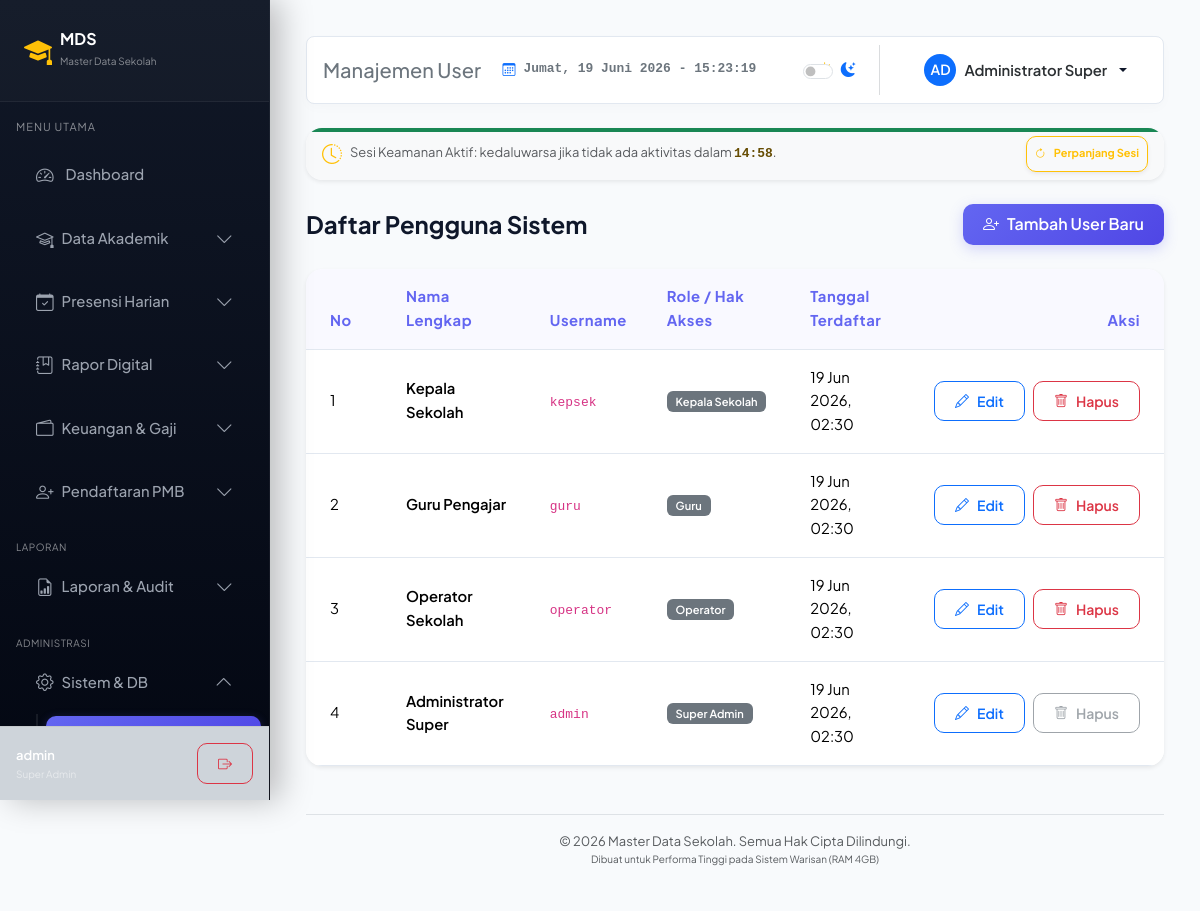
Screenshot of /users/index.php (signed in) with the database file from the repository.
### tables this page shows
CREATE TABLE IF NOT EXISTS `users` (
  `id` INT AUTO_INCREMENT PRIMARY KEY,
  `username` VARCHAR(50) NOT NULL UNIQUE,
  `password` VARCHAR(255) NOT NULL,
  `role` ENUM('super_admin', 'operator', 'guru', 'kepala_sekolah') NOT NULL,
  `nama_lengkap` VARCHAR(100) NOT NULL,
  `created_at` TIMESTAMP DEFAULT CURRENT_TIMESTAMP
);

### users/index.php (the view, shortened to what this page needs)
<?php
$path_prefix = '../';
require_once $path_prefix . 'config/db.php';
try {
    $stmt = $pdo->query("SELECT id, username, role, nama_lengkap, created_at FROM users ORDER BY id DESC");
    $users = $stmt->fetchAll();
} catch (PDOException $e) {
    $_SESSION['error_message'] = 'Gagal memuat data user: ' . $e->getMessage();
    $users = [];
}
include $path_prefix . 'includes/header.php';
?>
<div class="d-flex justify-content-between align-items-center mb-4">
    <h4 class="fw-bold mb-0">Daftar Pengguna Sistem</h4>
    <a href="create.php" class="btn btn-primary d-flex align-items-center gap-2">
        <i class="bi bi-person-plus"></i> Tambah User Baru
    </a>
</div>
<div class="card shadow-sm border-0">
    <div class="card-body p-0">
        <div class="table-responsive">
            <table class="table table-hover align-middle mb-0">
                <thead class="table-light">
                    <tr>
                        <th class="px-4 py-3" style="width: 80px;">No</th>
                        <th class="py-3">Nama Lengkap</th>
                        <th class="py-3">Username</th>
                        <th class="py-3">Role / Hak Akses</th>
                        <th class="py-3">Tanggal Terdaftar</th>
                        <th class="px-4 py-3 text-end" style="width: 200px;">Aksi</th>
                    </tr>
                </thead>
                <tbody>
                    <?php if (empty($users)): ?>
                        <tr>
                            <td colspan="6" class="text-center py-4 text-muted">Belum ada user terdaftar.</td>
                        </tr>
                    <?php else: ?>
                        <?php
                        $no = 1;
                        foreach ($users as $user):
                        ?>
                            <tr>
                                <td class="px-4"><?php echo $no++; ?></td>
                                <td>
                                    <div class="fw-semibold"><?php echo htmlspecialchars($user['nama_lengkap']); ?></div>
                                </td>
                                <td><code><?php echo htmlspecialchars($user['username']); ?></code></td>
                                <td>
                                    <span class="badge bg-secondary text-capitalize">
                                        <?php
                                        $role_labels = [
                                            'super_admin' => 'Super Admin',
                                            'operator' => 'Operator',
                                            'guru' => 'Guru',
                                            'kepala_sekolah' => 'Kepala Sekolah'
                                        ];
                                        echo $role_labels[$user['role']] ?? $user['role'];
                                        ?>
                                    </span>
                                </td>
                                <td><?php echo date('d M Y, H:i', strtotime($user['created_at'])); ?></td>
                                <td class="px-4 text-end">
                                    <div class="d-flex justify-content-end gap-2">
                                        <a href="edit.php?id=<?php echo $user['id']; ?>" class="btn btn-sm btn-outline-primary" title="Edit User">
                                            <i class="bi bi-pencil"></i> Edit
                                        </a>
                                        <?php if ($user['id'] != $_SESSION['user_id']): ?>
                                            <a href="delete.php?id=<?php echo $user['id']; ?>&csrf_token=<?php echo $_SESSION['csrf_token'] ?? ''; ?>" class="btn btn-sm btn-outline-danger" onclick="return confirmDelete('Apakah Anda yakin ingin menghapus user ini?')" title="Hapus User">
                                                <i class="bi bi-trash"></i> Hapus
                                            </a>
                                        <?php else: ?>
                                            <button class="btn btn-sm btn-outline-secondary" disabled title="Anda tidak bisa menghapus diri sendiri">
                                                <i class="bi bi-trash"></i> Hapus
                                            </button>
                                        <?php endif; ?>
                                    </div>
                                </td>
                            </tr>
                        <?php endforeach; ?>
                    <?php endif; ?>
                </tbody>
            </table>
        </div>
    </div>
</div>
<?php include $path_prefix . 'includes/footer.php'; ?>

### assets/css/style.css (style rules this page uses)
:root { --transition-speed: 0.35s; --sidebar-width: 270px; --bg-primary: #f8fafc; --bg-card: #ffffff; --text-primary: #0f172a; --text-muted: #64748b; --border-color: #e2e8f0; --primary-color: #6366f1; --primary-gradient: linear-gradient(135deg, #6366f1 0%, #4f46e5 100%); --primary-hover-gradient: linear-gradient(135deg, #4f46e5 0%, #4338ca 100%); --success-color: #10b981; --success-gradient: linear-gradient(135deg, #10b981 0%, #059669 100%); --info-color: #0ea5e9; --info-gradient: linear-gradient(135deg, #0ea5e9 0%, #0284c7 100%); --warning-color: #f59e0b; --warning-gradient: linear-gradient(135deg, #f59e0b 0%, #d97706 100%); --danger-color: #f43f5e; --danger-gradient: linear-gradient(135deg, #f43f5e 0%, #e11d48 100%); --input-bg: #ffffff; --input-focus-border: #a5b4fc; }
body { font-family: 'Plus Jakarta Sans', 'Outfit', sans-serif; background-color: var(--bg-primary); color: var(--text-primary); transition: background-color var(--transition-speed) ease, color var(--transition-speed) ease; min-height: 100vh; font-size: 0.925rem; line-height: 1.6; }
.card, .stat-card, form, table { animation: slideUp 0.45s cubic-bezier(0.16, 1, 0.3, 1) forwards; }
.card { background-color: var(--bg-card); border: 1px solid var(--border-color); border-radius: 16px; box-shadow: 0 4px 6px -1px rgba(0, 0, 0, 0.03), 0 2px 4px -1px rgba(0, 0, 0, 0.02); transition: all var(--transition-speed) cubic-bezier(0.4, 0, 0.2, 1); overflow: hidden; }
.btn { border-radius: 10px; padding: 0.55rem 1.25rem; font-weight: 600; transition: all 0.2s ease; display: inline-flex; align-items: center; justify-content: center; gap: 8px; }
.btn-primary { background: var(--primary-gradient); border: none; box-shadow: 0 4px 14px rgba(99, 102, 241, 0.25); }
.table { color: var(--text-primary); }
.table-light { --bs-table-bg: rgba(99, 102, 241, 0.04); --bs-table-color: var(--primary-color); font-weight: 600; letter-spacing: 0.5px; }
td, th { padding: 1rem 1.25rem !important; border-bottom: 1px solid var(--border-color) !important; }
.badge { padding: 0.45em 0.8em; font-weight: 600; border-radius: 6px; }

### rows the page displays
users: nama_lengkap "Kepala Sekolah", username "kepsek", role "Kepala Sekolah", created_at "19 Jun 2026, 02:30"
users: nama_lengkap "Guru Pengajar", username "guru", role "Guru", created_at "19 Jun 2026, 02:30"
users: nama_lengkap "Operator Sekolah", username "operator", role "Operator", created_at "19 Jun 2026, 02:30"
users: nama_lengkap "Administrator Super", username "admin", role "Super Admin", created_at "19 Jun 2026, 02:30", shows "Hapus"

### other values shown
$_SESSION['username'] "admin"
$role_labels[$role] "Super Admin"
$page_title "Manajemen User"
substr($name, 0, 2) "AD"
$name "Administrator Super"
